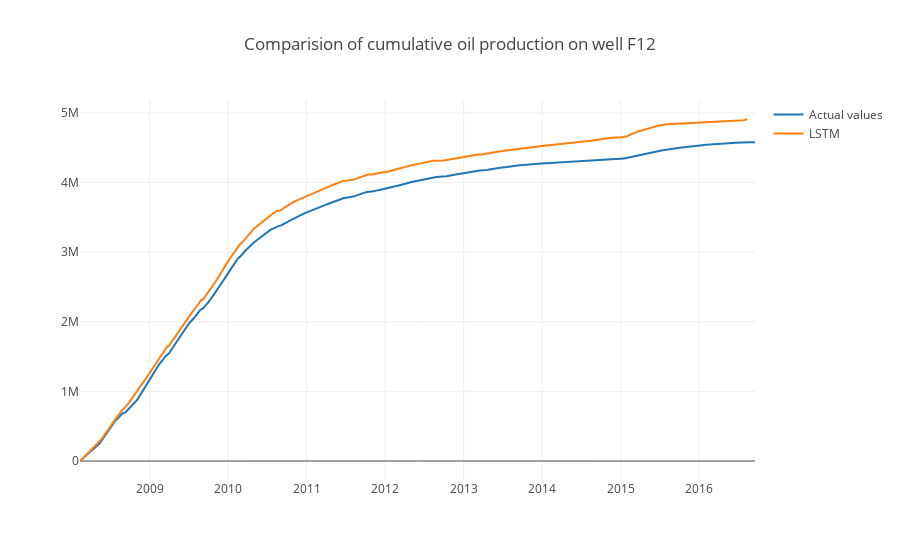

Notebook code cell kept with this figure:
### Code cell
trace = go.Scatter(x = df3.Date1,
                  y = cum1,
                  name = "Actual values")
trace1 = go.Scatter(x = df3.DATEPRD,
                   y = cum2,
                   name = "LSTM")
data = [trace, trace1]
layout = go.Layout(title = "Comparision of cumulative oil production on well F12")
fig = go.Figure(data = data, layout = layout)
py.iplot(fig)

### Figure 1 — Plotly figure (JSON) as saved in the notebook; plotly's stock layout.template omitted (floating-point values rounded to 4 significant figures; data arrays with more than 128 entries replaced by an {"elided": "..."} marker saying what was removed)
{"data": [{"name": "Actual values", "type": "scatter", "uid": "93c52841-7f94-4ab5-88cd-7e47a61bf501", "x": {"elided": "3056 str values"}, "y": {"elided": "3056 float values"}}, {"name": "LSTM", "type": "scatter", "uid": "05ca3739-c735-40f0-ba7d-8c715f977ddb", "x": {"elided": "3056 str values"}, "y": {"elided": "3056 float values"}}], "layout": {"title": {"text": "Comparision of cumulative oil production on well F12"}}}
